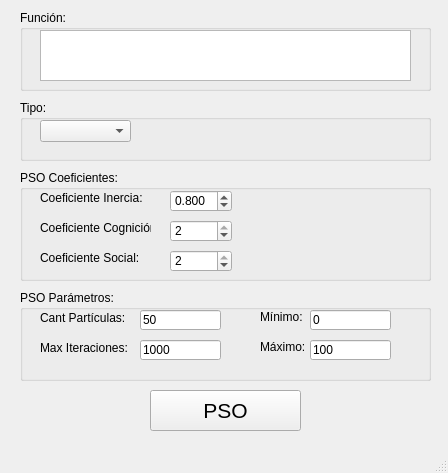
<?xml version="1.0" encoding="UTF-8"?>
<ui version="4.0">
 <class>MainWindow</class>
 <widget class="QMainWindow" name="MainWindow">
  <property name="geometry">
   <rect>
    <x>0</x>
    <y>0</y>
    <width>448</width>
    <height>473</height>
   </rect>
  </property>
  <property name="windowTitle">
   <string>Optimización  PSO</string>
  </property>
  <widget class="QWidget" name="centralwidget">
   <widget class="QGroupBox" name="gBoxFuncion">
    <property name="geometry">
     <rect>
      <x>20</x>
      <y>10</y>
      <width>411</width>
      <height>81</height>
     </rect>
    </property>
    <property name="title">
     <string>Función:</string>
    </property>
    <widget class="QPlainTextEdit" name="plainTEFuncion">
     <property name="geometry">
      <rect>
       <x>20</x>
       <y>20</y>
       <width>371</width>
       <height>51</height>
      </rect>
     </property>
    </widget>
   </widget>
   <widget class="QGroupBox" name="gBoxTipo">
    <property name="geometry">
     <rect>
      <x>20</x>
      <y>100</y>
      <width>411</width>
      <height>61</height>
     </rect>
    </property>
    <property name="title">
     <string>Tipo:</string>
    </property>
    <widget class="QComboBox" name="cmBoxTipo">
     <property name="geometry">
      <rect>
       <x>20</x>
       <y>20</y>
       <width>91</width>
       <height>22</height>
      </rect>
     </property>
     <property name="editable">
      <bool>false</bool>
     </property>
     <property name="currentText" stdset="0">
      <string/>
     </property>
     <property name="currentIndex">
      <number>-1</number>
     </property>
     <property name="maxVisibleItems">
      <number>2</number>
     </property>
    </widget>
   </widget>
   <widget class="QGroupBox" name="gBoxCoeficientes">
    <property name="geometry">
     <rect>
      <x>20</x>
      <y>170</y>
      <width>411</width>
      <height>111</height>
     </rect>
    </property>
    <property name="title">
     <string>PSO Coeficientes:</string>
    </property>
    <widget class="QLabel" name="lblInercia">
     <property name="geometry">
      <rect>
       <x>20</x>
       <y>20</y>
       <width>111</width>
       <height>16</height>
      </rect>
     </property>
     <property name="text">
      <string>Coeficiente Inercia:</string>
     </property>
    </widget>
    <widget class="QLabel" name="lblCognicion">
     <property name="geometry">
      <rect>
       <x>20</x>
       <y>50</y>
       <width>111</width>
       <height>16</height>
      </rect>
     </property>
     <property name="text">
      <string>Coeficiente Cognición:</string>
     </property>
    </widget>
    <widget class="QLabel" name="lblSocial">
     <property name="geometry">
      <rect>
       <x>20</x>
       <y>80</y>
       <width>111</width>
       <height>16</height>
      </rect>
     </property>
     <property name="text">
      <string>Coeficiente Social:</string>
     </property>
    </widget>
    <widget class="QDoubleSpinBox" name="dSpinInercia">
     <property name="geometry">
      <rect>
       <x>150</x>
       <y>20</y>
       <width>62</width>
       <height>22</height>
      </rect>
     </property>
     <property name="decimals">
      <number>3</number>
     </property>
     <property name="maximum">
      <double>1.200000000000000</double>
     </property>
     <property name="singleStep">
      <double>0.001000000000000</double>
     </property>
     <property name="value">
      <double>0.800000000000000</double>
     </property>
    </widget>
    <widget class="QDoubleSpinBox" name="dSpinCognicion">
     <property name="geometry">
      <rect>
       <x>150</x>
       <y>50</y>
       <width>62</width>
       <height>22</height>
      </rect>
     </property>
     <property name="decimals">
      <number>0</number>
     </property>
     <property name="maximum">
      <double>2.000000000000000</double>
     </property>
     <property name="singleStep">
      <double>1.000000000000000</double>
     </property>
     <property name="value">
      <double>2.000000000000000</double>
     </property>
    </widget>
    <widget class="QDoubleSpinBox" name="dSpinSocial">
     <property name="geometry">
      <rect>
       <x>150</x>
       <y>80</y>
       <width>62</width>
       <height>22</height>
      </rect>
     </property>
     <property name="decimals">
      <number>0</number>
     </property>
     <property name="maximum">
      <double>2.000000000000000</double>
     </property>
     <property name="singleStep">
      <double>1.000000000000000</double>
     </property>
     <property name="value">
      <double>2.000000000000000</double>
     </property>
    </widget>
   </widget>
   <widget class="QGroupBox" name="gBoxParametros">
    <property name="geometry">
     <rect>
      <x>20</x>
      <y>290</y>
      <width>411</width>
      <height>91</height>
     </rect>
    </property>
    <property name="title">
     <string>PSO Parámetros:</string>
    </property>
    <widget class="QLabel" name="lblParticulas">
     <property name="geometry">
      <rect>
       <x>20</x>
       <y>20</y>
       <width>91</width>
       <height>16</height>
      </rect>
     </property>
     <property name="text">
      <string>Cant Partículas:</string>
     </property>
    </widget>
    <widget class="QLabel" name="lblIteraciones">
     <property name="geometry">
      <rect>
       <x>20</x>
       <y>50</y>
       <width>91</width>
       <height>16</height>
      </rect>
     </property>
     <property name="text">
      <string>Max Iteraciones:</string>
     </property>
    </widget>
    <widget class="QLabel" name="lblMin">
     <property name="geometry">
      <rect>
       <x>240</x>
       <y>20</y>
       <width>46</width>
       <height>13</height>
      </rect>
     </property>
     <property name="text">
      <string>Mínimo:</string>
     </property>
    </widget>
    <widget class="QLabel" name="lblMax">
     <property name="geometry">
      <rect>
       <x>240</x>
       <y>50</y>
       <width>46</width>
       <height>13</height>
      </rect>
     </property>
     <property name="text">
      <string>Máximo:</string>
     </property>
    </widget>
    <widget class="QLineEdit" name="linECantPart">
     <property name="geometry">
      <rect>
       <x>120</x>
       <y>20</y>
       <width>81</width>
       <height>20</height>
      </rect>
     </property>
     <property name="text">
      <string>50</string>
     </property>
    </widget>
    <widget class="QLineEdit" name="linEIteraciones">
     <property name="geometry">
      <rect>
       <x>120</x>
       <y>50</y>
       <width>81</width>
       <height>20</height>
      </rect>
     </property>
     <property name="text">
      <string>1000</string>
     </property>
    </widget>
    <widget class="QLineEdit" name="linEMin">
     <property name="geometry">
      <rect>
       <x>290</x>
       <y>20</y>
       <width>81</width>
       <height>20</height>
      </rect>
     </property>
     <property name="text">
      <string>0</string>
     </property>
    </widget>
    <widget class="QLineEdit" name="linEMax">
     <property name="geometry">
      <rect>
       <x>290</x>
       <y>50</y>
       <width>81</width>
       <height>20</height>
      </rect>
     </property>
     <property name="text">
      <string>100</string>
     </property>
    </widget>
   </widget>
   <widget class="QPushButton" name="pBtnPSO">
    <property name="geometry">
     <rect>
      <x>150</x>
      <y>390</y>
      <width>151</width>
      <height>41</height>
     </rect>
    </property>
    <property name="font">
     <font>
      <pointsize>16</pointsize>
     </font>
    </property>
    <property name="text">
     <string>PSO</string>
    </property>
   </widget>
  </widget>
  <widget class="QMenuBar" name="menubar">
   <property name="geometry">
    <rect>
     <x>0</x>
     <y>0</y>
     <width>448</width>
     <height>21</height>
    </rect>
   </property>
  </widget>
  <widget class="QStatusBar" name="statusbar"/>
 </widget>
 <resources/>
 <connections/>
</ui>
